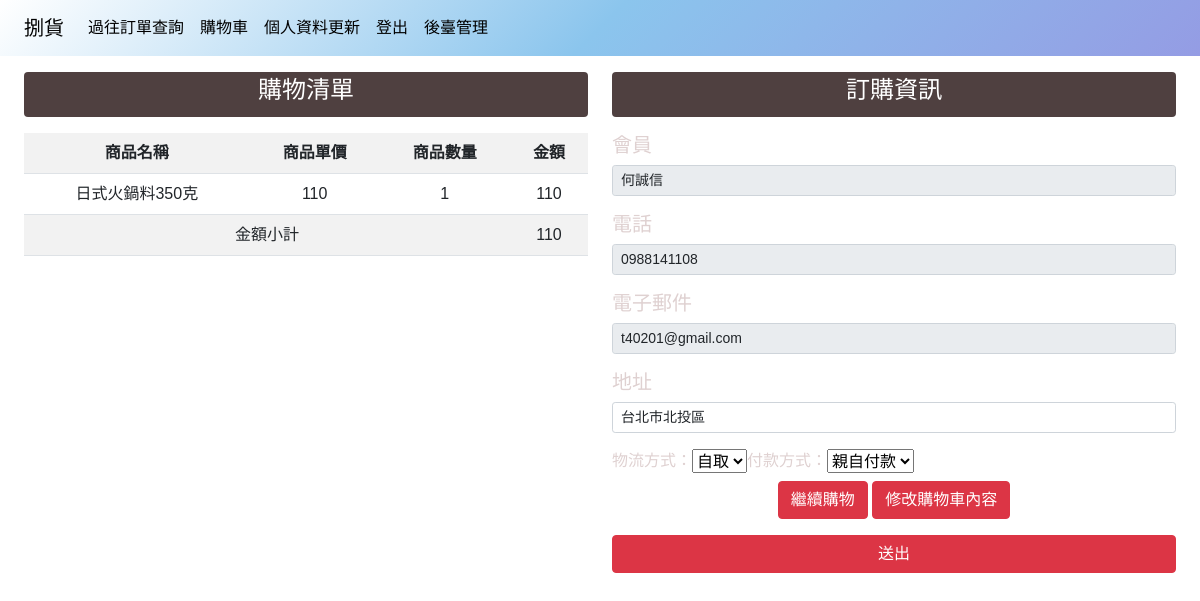
/OrderManagement/cartorder/ (signed in), run on the app's committed database.
### OrderManagement/models.py (models this page shows, shortened)
class ShoppingCartDetails(models.Model):
    Products=models.ForeignKey(Products,on_delete=models.DO_NOTHING,verbose_name='商品')
    ShoppingCart = models.ForeignKey(ShoppingCart, on_delete=models.CASCADE, related_name='details', verbose_name='購物車')
    Number=models.IntegerField(null=True, blank=True,verbose_name="數量")
    Time=models.DateTimeField(auto_now_add=True)
    Price=models.IntegerField(null=True,verbose_name='價格')
    Total=models.IntegerField(null=True,verbose_name='總價格')
    def __str__(self):
        return str(self.Products)
    class Meta:
        verbose_name = "購物車明細"
        verbose_name_plural = '購物車明細'  # 中文名稱

### Product/models.py (models this page shows)
class Products(models.Model):
    Sh_CHOICES = (
        (0, '下架'),
        (1, '上架'),
    )
    Category=models.ForeignKey(Categories, on_delete=models.CASCADE,verbose_name="類別",null=True, blank=True)
    Item_name=models.CharField(max_length=99,verbose_name="貨品名稱",null=True, blank=True)
    Price=models.IntegerField(verbose_name="建議售價")
    Import_price=models.IntegerField(verbose_name="成本價")
    Specification=models.CharField(max_length=99,verbose_name="規格",null=True, blank=True)
    Sh=models.IntegerField(choices=Sh_CHOICES,default=1,verbose_name="上/下架")
    class Meta:
        verbose_name = "商品管理"
        verbose_name_plural = '商品管理'  # 中文名稱
    def __str__(self):
        return str(self.Item_name)

### member/models.py (models this page shows, shortened)
class User(AbstractBaseUser, PermissionsMixin):
    email = models.EmailField(null=True, blank=True,unique=True,verbose_name='信箱')
    user_name = models.CharField(max_length=150,verbose_name='姓名')
    phone_number = models.CharField(unique=True,max_length=15,verbose_name='電話')
    birthday = models.DateField(null=True, blank=True,verbose_name='生日')
    bonus_points = models.IntegerField(default=0,verbose_name='點數')
    branch = models.ForeignKey(Branchs,on_delete=models.DO_NOTHING,verbose_name='店家',null=True, blank=True)
    is_active = models.BooleanField(default=True,verbose_name='啟動帳戶')
    is_staff = models.BooleanField(default=False,verbose_name='訪問後台權限')
    date_joined = models.DateTimeField(default=timezone.now,verbose_name='加入日期')
    objects = UserManager()
    USERNAME_FIELD = 'phone_number'    #登入帳號的欄位
    REQUIRED_FIELDS = ['email']     #非必要填寫欄位
    class Meta:
        verbose_name = "帳號"
        verbose_name_plural = '帳號'  # 中文名稱

### OrderManagement/views.py (the view)
# urls.py: path('cartorder/',views.cartorder,name='cartorder'),
def cartorder(request):
    if request.user.is_authenticated:
        current_user = request.user
        member_carts = ShoppingCart.objects.filter(User=current_user)
        if member_carts.count() > 1:
            messages.error(request, '一次只能選一個店家，請把多的店家商品刪除')
            return redirect('OrderManagement:cart')
        if member_carts.count() == 1:
            member_cart = member_carts.first()
            cart_details = member_cart.details.all()
            total=member_cart.Total
        else:
            cart_details=None
            total=0
        addresses=Address.objects.filter(user=current_user)
        context={
            'title':'訂單確認',
            'user':current_user,
            'addresses':addresses,
            'cartlist':cart_details,
            'total':total
        }
        return render(request, 'cartorder.html',context )

### member/models.py (called while the page is built)
    def __str__(self):
        return self.address

### OrderManagement/templates/cartorder.html (shortened to what this page needs)
{% extends 'index/base.html' %}
{%load static%}
{% block content %}
<div class="container-fluid text-center cartorder_outer">
  <form action="{%url 'OrderManagement:cartok' %}" method="post">
    <div class="row">
      <div class="col-12 col-md-6">
        <div class="badge text-wrap cartorder_inner my-3" style="width: 100%;">
          <h4>購物清單</h4>
        </div>
        <table class="table table-striped">
          <tr>
            <th>商品名稱</th>
            <th>商品單價</th>
            <th>商品數量</th>
            <th>金額</th>
          </tr>
          {% for product in cartlist %}
          <tr>
            <td>{{ product }}</td>
            <td>{{product.Price}}</td>
            <td>{{product.Number}}</td>
            <td>{{product.Total}}</td>
          </tr>
          {% endfor%}
          <tr>
            <td class="text-center" colspan="3">金額小計</td>
            <td>{{total}}</td>
          </tr>
        </table>
      </div>
      <div class="col-12 col-md-6">
        <div class="badge text-wrap cartorder_inner my-3" style="width: 100%;">
          <h4>訂購資訊</h4>
        </div>
        <h5 class="form-label text-start">會員</h5>
        <div class="input-group input-group-sm mb-3">
          <input type="text" class="form-control" name='customername' aria-label="Sizing example input"
            aria-describedby="customername" readonly="readonly" value="{{user.user_name}}">
        </div>
        <h5 class="form-label text-start">電話</h5>
        <div class="input-group input-group-sm mb-3">
          <input type="text" class="form-control" name="customerphone" aria-label="Sizing example input"
            aria-describedby="customerphone" readonly="readonly" value="{{user.phone_number}}">
        </div>
        <h5 class="form-label text-start">電子郵件</h5>
        <div class="input-group input-group-sm mb-3">
          <input type="text" class="form-control" name="customeremail" aria-label="Sizing example input"
            aria-describedby="customeremail" readonly="readonly" value="{{user.email}}">
        </div>
        <h5 class="form-label text-start">地址</h5>
        <div class="input-group input-group-sm mb-3">
          <select class="form-control" name="address" aria-label="Sizing example input"
            aria-describedby="customeraddress">
            {% for address in addresses %}
            <option value="{{ address }}" >{{ address }}</option>
            {% endfor %}
          </select>
        </div>
        <div class="d-flex form-label">
          物流方式：
          <select name="Delivery" id="Delivery">
            <option value="0">自取</option>
          </select>
          付款方式：
          <select name="Payment_method" id="Payment_method">
            <option value="0">親自付款</option>
          </select>
        </div>
        <button type="button" class="btn btn-danger" onclick="location.href='{% url 'home' %}'">繼續購物</button>
        <button type="button" class="btn btn-danger"
          onclick="location.href='{% url 'OrderManagement:cart' %}'">修改購物車內容</button>
        <div>
          <button type="button" id="submitOrderBtn" class="mt-3 btn btn-danger" style="width: 100%;">送出</button>
        </div>
      </div>
    </div>
  </form>
</div>
{% endblock %}

### OrderManagement/templates/cartorder.html (style rules this page uses)
.cartorder_inner { background-color: #4f4040; }
.form-label { color: #dfd1d1; }

### data on the page
ShoppingCartDetails: Products.Item_name "日式火鍋料350克", Price "110", Number "1", Total "110"
User: customername "何誠信", customerphone "0988141108", customeremail "t40201@gmail.com"

### other printed values
{{ total }} "110"
form field address "台北市北投區"
